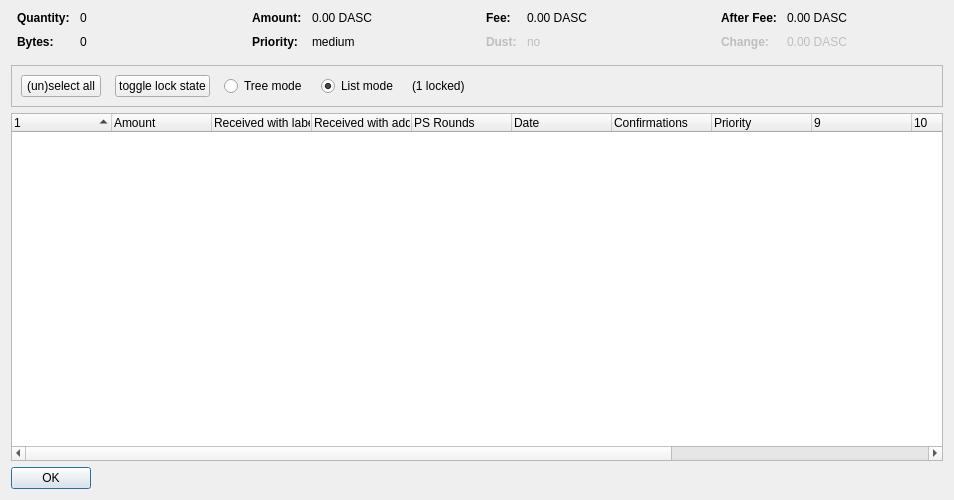
<?xml version="1.0" encoding="UTF-8"?>
<ui version="4.0">
 <class>CoinControlDialog</class>
 <widget class="QDialog" name="CoinControlDialog">
  <property name="geometry">
   <rect>
    <x>0</x>
    <y>0</y>
    <width>954</width>
    <height>500</height>
   </rect>
  </property>
  <property name="windowTitle">
   <string>Coin Selection</string>
  </property>
  <layout class="QVBoxLayout" name="verticalLayout">
   <item>
    <layout class="QHBoxLayout" name="horizontalLayoutTop" stretch="0,0,0,0">
     <property name="topMargin">
      <number>0</number>
     </property>
     <property name="bottomMargin">
      <number>10</number>
     </property>
     <item>
      <layout class="QFormLayout" name="formLayoutCoinControl1">
       <property name="horizontalSpacing">
        <number>10</number>
       </property>
       <property name="verticalSpacing">
        <number>10</number>
       </property>
       <property name="leftMargin">
        <number>6</number>
       </property>
       <property name="rightMargin">
        <number>6</number>
       </property>
       <item row="0" column="0">
        <widget class="QLabel" name="labelCoinControlQuantityText">
         <property name="font">
          <font>
           <weight>75</weight>
           <bold>true</bold>
          </font>
         </property>
         <property name="text">
          <string>Quantity:</string>
         </property>
        </widget>
       </item>
       <item row="0" column="1">
        <widget class="QLabel" name="labelCoinControlQuantity">
         <property name="cursor">
          <cursorShape>IBeamCursor</cursorShape>
         </property>
         <property name="contextMenuPolicy">
          <enum>Qt::ActionsContextMenu</enum>
         </property>
         <property name="text">
          <string notr="true">0</string>
         </property>
         <property name="textInteractionFlags">
          <set>Qt::LinksAccessibleByMouse|Qt::TextSelectableByKeyboard|Qt::TextSelectableByMouse</set>
         </property>
        </widget>
       </item>
       <item row="1" column="0">
        <widget class="QLabel" name="labelCoinControlBytesText">
         <property name="font">
          <font>
           <weight>75</weight>
           <bold>true</bold>
          </font>
         </property>
         <property name="text">
          <string>Bytes:</string>
         </property>
        </widget>
       </item>
       <item row="1" column="1">
        <widget class="QLabel" name="labelCoinControlBytes">
         <property name="cursor">
          <cursorShape>IBeamCursor</cursorShape>
         </property>
         <property name="contextMenuPolicy">
          <enum>Qt::ActionsContextMenu</enum>
         </property>
         <property name="text">
          <string notr="true">0</string>
         </property>
         <property name="textInteractionFlags">
          <set>Qt::LinksAccessibleByMouse|Qt::TextSelectableByKeyboard|Qt::TextSelectableByMouse</set>
         </property>
        </widget>
       </item>
      </layout>
     </item>
     <item>
      <layout class="QFormLayout" name="formLayoutCoinControl2">
       <property name="horizontalSpacing">
        <number>10</number>
       </property>
       <property name="verticalSpacing">
        <number>10</number>
       </property>
       <property name="leftMargin">
        <number>6</number>
       </property>
       <property name="rightMargin">
        <number>6</number>
       </property>
       <item row="0" column="0">
        <widget class="QLabel" name="labelCoinControlAmountText">
         <property name="font">
          <font>
           <weight>75</weight>
           <bold>true</bold>
          </font>
         </property>
         <property name="text">
          <string>Amount:</string>
         </property>
        </widget>
       </item>
       <item row="0" column="1">
        <widget class="QLabel" name="labelCoinControlAmount">
         <property name="cursor">
          <cursorShape>IBeamCursor</cursorShape>
         </property>
         <property name="contextMenuPolicy">
          <enum>Qt::ActionsContextMenu</enum>
         </property>
         <property name="text">
          <string notr="true">0.00 DASC</string>
         </property>
         <property name="textInteractionFlags">
          <set>Qt::LinksAccessibleByMouse|Qt::TextSelectableByKeyboard|Qt::TextSelectableByMouse</set>
         </property>
        </widget>
       </item>
       <item row="1" column="0">
        <widget class="QLabel" name="labelCoinControlPriorityText">
         <property name="font">
          <font>
           <weight>75</weight>
           <bold>true</bold>
          </font>
         </property>
         <property name="text">
          <string>Priority:</string>
         </property>
        </widget>
       </item>
       <item row="1" column="1">
        <widget class="QLabel" name="labelCoinControlPriority">
         <property name="cursor">
          <cursorShape>IBeamCursor</cursorShape>
         </property>
         <property name="contextMenuPolicy">
          <enum>Qt::ActionsContextMenu</enum>
         </property>
         <property name="text">
          <string>medium</string>
         </property>
         <property name="textInteractionFlags">
          <set>Qt::LinksAccessibleByMouse|Qt::TextSelectableByKeyboard|Qt::TextSelectableByMouse</set>
         </property>
        </widget>
       </item>
      </layout>
     </item>
     <item>
      <layout class="QFormLayout" name="formLayoutCoinControl3">
       <property name="horizontalSpacing">
        <number>10</number>
       </property>
       <property name="verticalSpacing">
        <number>10</number>
       </property>
       <property name="leftMargin">
        <number>6</number>
       </property>
       <property name="rightMargin">
        <number>6</number>
       </property>
       <item row="0" column="0">
        <widget class="QLabel" name="labelCoinControlFeeText">
         <property name="font">
          <font>
           <weight>75</weight>
           <bold>true</bold>
          </font>
         </property>
         <property name="text">
          <string>Fee:</string>
         </property>
        </widget>
       </item>
       <item row="0" column="1">
        <widget class="QLabel" name="labelCoinControlFee">
         <property name="cursor">
          <cursorShape>IBeamCursor</cursorShape>
         </property>
         <property name="contextMenuPolicy">
          <enum>Qt::ActionsContextMenu</enum>
         </property>
         <property name="text">
          <string notr="true">0.00 DASC</string>
         </property>
         <property name="textInteractionFlags">
          <set>Qt::LinksAccessibleByMouse|Qt::TextSelectableByKeyboard|Qt::TextSelectableByMouse</set>
         </property>
        </widget>
       </item>
       <item row="1" column="0">
        <widget class="QLabel" name="labelCoinControlLowOutputText">
         <property name="enabled">
          <bool>false</bool>
         </property>
         <property name="font">
          <font>
           <weight>75</weight>
           <bold>true</bold>
          </font>
         </property>
         <property name="text">
          <string>Dust:</string>
         </property>
        </widget>
       </item>
       <item row="1" column="1">
        <widget class="QLabel" name="labelCoinControlLowOutput">
         <property name="enabled">
          <bool>false</bool>
         </property>
         <property name="cursor">
          <cursorShape>IBeamCursor</cursorShape>
         </property>
         <property name="contextMenuPolicy">
          <enum>Qt::ActionsContextMenu</enum>
         </property>
         <property name="text">
          <string>no</string>
         </property>
         <property name="textInteractionFlags">
          <set>Qt::LinksAccessibleByMouse|Qt::TextSelectableByKeyboard|Qt::TextSelectableByMouse</set>
         </property>
        </widget>
       </item>
      </layout>
     </item>
     <item>
      <layout class="QFormLayout" name="formLayoutCoinControl4">
       <property name="horizontalSpacing">
        <number>10</number>
       </property>
       <property name="verticalSpacing">
        <number>10</number>
       </property>
       <property name="leftMargin">
        <number>6</number>
       </property>
       <property name="rightMargin">
        <number>6</number>
       </property>
       <item row="0" column="0">
        <widget class="QLabel" name="labelCoinControlAfterFeeText">
         <property name="font">
          <font>
           <weight>75</weight>
           <bold>true</bold>
          </font>
         </property>
         <property name="text">
          <string>After Fee:</string>
         </property>
        </widget>
       </item>
       <item row="0" column="1">
        <widget class="QLabel" name="labelCoinControlAfterFee">
         <property name="cursor">
          <cursorShape>IBeamCursor</cursorShape>
         </property>
         <property name="contextMenuPolicy">
          <enum>Qt::ActionsContextMenu</enum>
         </property>
         <property name="text">
          <string notr="true">0.00 DASC</string>
         </property>
         <property name="textInteractionFlags">
          <set>Qt::LinksAccessibleByMouse|Qt::TextSelectableByKeyboard|Qt::TextSelectableByMouse</set>
         </property>
        </widget>
       </item>
       <item row="1" column="0">
        <widget class="QLabel" name="labelCoinControlChangeText">
         <property name="enabled">
          <bool>false</bool>
         </property>
         <property name="font">
          <font>
           <weight>75</weight>
           <bold>true</bold>
          </font>
         </property>
         <property name="text">
          <string>Change:</string>
         </property>
        </widget>
       </item>
       <item row="1" column="1">
        <widget class="QLabel" name="labelCoinControlChange">
         <property name="enabled">
          <bool>false</bool>
         </property>
         <property name="cursor">
          <cursorShape>IBeamCursor</cursorShape>
         </property>
         <property name="contextMenuPolicy">
          <enum>Qt::ActionsContextMenu</enum>
         </property>
         <property name="text">
          <string notr="true">0.00 DASC</string>
         </property>
         <property name="textInteractionFlags">
          <set>Qt::LinksAccessibleByMouse|Qt::TextSelectableByKeyboard|Qt::TextSelectableByMouse</set>
         </property>
        </widget>
       </item>
      </layout>
     </item>
    </layout>
   </item>
   <item>
    <widget class="QFrame" name="frame">
     <property name="minimumSize">
      <size>
       <width>0</width>
       <height>40</height>
      </size>
     </property>
     <property name="frameShape">
      <enum>QFrame::StyledPanel</enum>
     </property>
     <property name="frameShadow">
      <enum>QFrame::Sunken</enum>
     </property>
     <layout class="QHBoxLayout" name="horizontalLayout">
      <item>
       <layout class="QHBoxLayout" name="horizontalLayoutPanel" stretch="0,0,0,0,0,0">
        <property name="spacing">
         <number>14</number>
        </property>
        <item>
         <widget class="QPushButton" name="pushButtonSelectAll">
          <property name="sizePolicy">
           <sizepolicy hsizetype="Maximum" vsizetype="Fixed">
            <horstretch>0</horstretch>
            <verstretch>0</verstretch>
           </sizepolicy>
          </property>
          <property name="text">
           <string>(un)select all</string>
          </property>
          <property name="autoDefault">
           <bool>false</bool>
          </property>
         </widget>
        </item>
        <item>
         <widget class="QPushButton" name="pushButtonToggleLock">
          <property name="sizePolicy">
           <sizepolicy hsizetype="Maximum" vsizetype="Fixed">
            <horstretch>0</horstretch>
            <verstretch>0</verstretch>
           </sizepolicy>
          </property>
          <property name="text">
           <string>toggle lock state</string>
          </property>
          <property name="autoDefault">
           <bool>false</bool>
          </property>
         </widget>
        </item>
        <item>
         <widget class="QRadioButton" name="radioTreeMode">
          <property name="sizePolicy">
           <sizepolicy hsizetype="Maximum" vsizetype="Fixed">
            <horstretch>0</horstretch>
            <verstretch>0</verstretch>
           </sizepolicy>
          </property>
          <property name="text">
           <string>Tree mode</string>
          </property>
         </widget>
        </item>
        <item>
         <widget class="QRadioButton" name="radioListMode">
          <property name="sizePolicy">
           <sizepolicy hsizetype="Maximum" vsizetype="Fixed">
            <horstretch>0</horstretch>
            <verstretch>0</verstretch>
           </sizepolicy>
          </property>
          <property name="text">
           <string>List mode</string>
          </property>
          <property name="checked">
           <bool>true</bool>
          </property>
         </widget>
        </item>
        <item>
         <widget class="QLabel" name="labelLocked">
          <property name="text">
           <string>(1 locked)</string>
          </property>
         </widget>
        </item>
        <item>
         <spacer name="horizontalSpacer">
          <property name="orientation">
           <enum>Qt::Horizontal</enum>
          </property>
          <property name="sizeHint" stdset="0">
           <size>
            <width>40</width>
            <height>20</height>
           </size>
          </property>
         </spacer>
        </item>
       </layout>
      </item>
     </layout>
    </widget>
   </item>
   <item>
    <widget class="CoinControlTreeWidget" name="treeWidget">
     <property name="contextMenuPolicy">
      <enum>Qt::CustomContextMenu</enum>
     </property>
     <property name="sortingEnabled">
      <bool>false</bool>
     </property>
     <property name="columnCount">
      <number>13</number>
     </property>
     <attribute name="headerShowSortIndicator" stdset="0">
      <bool>true</bool>
     </attribute>
     <attribute name="headerStretchLastSection">
      <bool>false</bool>
     </attribute>
     <column>
      <property name="text">
       <string/>
      </property>
     </column>
     <column>
      <property name="text">
       <string>Amount</string>
      </property>
     </column>
     <column>
      <property name="text">
       <string>Received with label</string>
      </property>
     </column>
     <column>
      <property name="text">
       <string>Received with address</string>
      </property>
     </column>
     <column>
      <property name="text">
       <string>PS Rounds</string>
      </property>
     </column>
     <column>
      <property name="text">
       <string>Date</string>
      </property>
     </column>
     <column>
      <property name="text">
       <string>Confirmations</string>
      </property>
      <property name="toolTip">
       <string>Confirmed</string>
      </property>
     </column>
     <column>
      <property name="text">
       <string>Priority</string>
      </property>
     </column>
     <column>
      <property name="text">
       <string/>
      </property>
     </column>
     <column>
      <property name="text">
       <string/>
      </property>
     </column>
     <column>
      <property name="text">
       <string/>
      </property>
     </column>
     <column>
      <property name="text">
       <string/>
      </property>
     </column>
     <column>
      <property name="text">
       <string/>
      </property>
     </column>
    </widget>
   </item>
   <item>
    <widget class="QDialogButtonBox" name="buttonBox">
     <property name="sizePolicy">
      <sizepolicy hsizetype="Maximum" vsizetype="Fixed">
       <horstretch>0</horstretch>
       <verstretch>0</verstretch>
      </sizepolicy>
     </property>
     <property name="orientation">
      <enum>Qt::Horizontal</enum>
     </property>
     <property name="standardButtons">
      <set>QDialogButtonBox::Ok</set>
     </property>
    </widget>
   </item>
  </layout>
 </widget>
 <customwidgets>
  <customwidget>
   <class>CoinControlTreeWidget</class>
   <extends>QTreeWidget</extends>
   <header>coincontroltreewidget.h</header>
  </customwidget>
 </customwidgets>
 <resources/>
 <connections/>
</ui>
